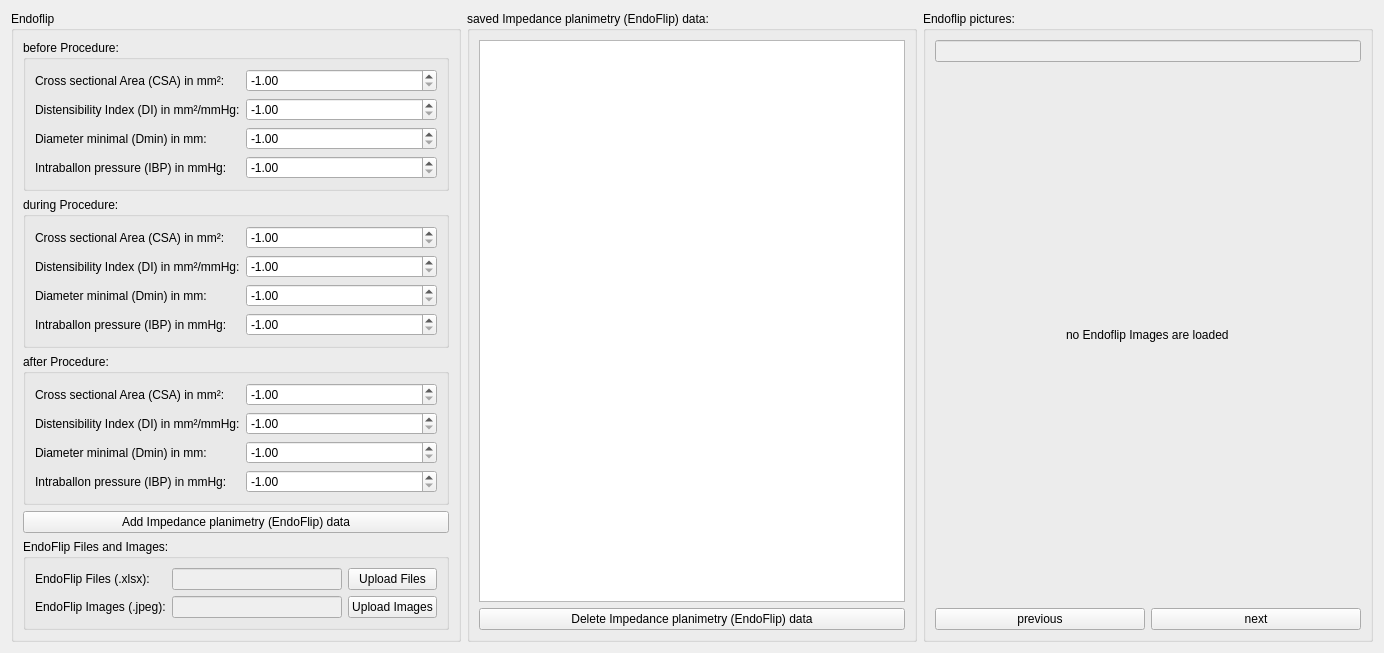
          <widget class="QWidget" name="endoflip">
           <property name="geometry">
            <rect>
             <x>0</x>
             <y>0</y>
             <width>1384</width>
             <height>649</height>
            </rect>
           </property>
           <attribute name="label">
            <string>Impedance planimetry (EndoFlip)</string>
           </attribute>
           <layout class="QGridLayout" name="gridLayout_46">
            <item row="0" column="1">
             <widget class="QGroupBox" name="groupBox_33">
              <property name="title">
               <string>saved Impedance planimetry (EndoFlip) data:</string>
              </property>
              <layout class="QGridLayout" name="gridLayout_42">
               <item row="0" column="0">
                <widget class="QTextEdit" name="endoflip_text">
                 <property name="readOnly">
                  <bool>true</bool>
                 </property>
                </widget>
               </item>
               <item row="1" column="0">
                <widget class="QPushButton" name="manometrie_delete_button_5">
                 <property name="text">
                  <string>Delete Impedance planimetry (EndoFlip) data</string>
                 </property>
                </widget>
               </item>
              </layout>
             </widget>
            </item>
            <item row="0" column="2">
             <widget class="QGroupBox" name="groupBox_41">
              <property name="title">
               <string>Endoflip pictures:</string>
              </property>
              <layout class="QGridLayout" name="gridLayout_66">
               <item row="1" column="0">
                <widget class="QLineEdit" name="lineEdit_2">
                 <property name="enabled">
                  <bool>false</bool>
                 </property>
                </widget>
               </item>
               <item row="3" column="0">
                <layout class="QHBoxLayout" name="horizontalLayout_14">
                 <item>
                  <widget class="QPushButton" name="endoflip_previous_button">
                   <property name="text">
                    <string>previous</string>
                   </property>
                  </widget>
                 </item>
                 <item>
                  <widget class="QPushButton" name="endoflip_next_button">
                   <property name="text">
                    <string>next</string>
                   </property>
                  </widget>
                 </item>
                </layout>
               </item>
               <item row="2" column="0" alignment="Qt::AlignHCenter">
                <widget class="QLabel" name="label_81">
                 <property name="sizePolicy">
                  <sizepolicy hsizetype="Preferred" vsizetype="Expanding">
                   <horstretch>0</horstretch>
                   <verstretch>0</verstretch>
                  </sizepolicy>
                 </property>
                 <property name="text">
                  <string>no Endoflip Images are loaded</string>
                 </property>
                </widget>
               </item>
              </layout>
             </widget>
            </item>
            <item row="0" column="0">
             <widget class="QGroupBox" name="groupBox_32">
              <property name="sizePolicy">
               <sizepolicy hsizetype="Preferred" vsizetype="Preferred">
                <horstretch>0</horstretch>
                <verstretch>0</verstretch>
               </sizepolicy>
              </property>
              <property name="title">
               <string>Endoflip</string>
              </property>
              <layout class="QGridLayout" name="gridLayout_88">
               <item row="0" column="0">
                <widget class="QGroupBox" name="groupBox_10">
                 <property name="title">
                  <string>before Procedure:</string>
                 </property>
                 <layout class="QGridLayout" name="gridLayout_62">
                  <item row="0" column="0">
                   <layout class="QGridLayout" name="gridLayout_41">
                    <item row="1" column="1">
                     <widget class="QDoubleSpinBox" name="endflip_before_csa_spin">
                      <property name="minimum">
                       <double>-1.000000000000000</double>
                      </property>
                      <property name="maximum">
                       <double>200.000000000000000</double>
                      </property>
                      <property name="value">
                       <double>-1.000000000000000</double>
                      </property>
                     </widget>
                    </item>
                    <item row="3" column="0">
                     <widget class="QLabel" name="label_76">
                      <property name="text">
                       <string>Diameter minimal (Dmin) in mm:</string>
                      </property>
                     </widget>
                    </item>
                    <item row="2" column="1">
                     <widget class="QDoubleSpinBox" name="endflip_before_di_spin">
                      <property name="minimum">
                       <double>-1.000000000000000</double>
                      </property>
                      <property name="maximum">
                       <double>15.000000000000000</double>
                      </property>
                      <property name="value">
                       <double>-1.000000000000000</double>
                      </property>
                     </widget>
                    </item>
                    <item row="2" column="0">
                     <widget class="QLabel" name="label_71">
                      <property name="text">
                       <string>Distensibility Index (DI) in mm²/mmHg:</string>
                      </property>
                     </widget>
                    </item>
                    <item row="3" column="1">
                     <widget class="QDoubleSpinBox" name="endflip_before_dmin_spin">
                      <property name="minimum">
                       <double>-1.000000000000000</double>
                      </property>
                      <property name="maximum">
                       <double>15.000000000000000</double>
                      </property>
                      <property name="value">
                       <double>-1.000000000000000</double>
                      </property>
                     </widget>
                    </item>
                    <item row="4" column="0">
                     <widget class="QLabel" name="label_66">
                      <property name="text">
                       <string>Intraballon pressure (IBP) in mmHg:</string>
                      </property>
                     </widget>
                    </item>
                    <item row="4" column="1">
                     <widget class="QDoubleSpinBox" name="endflip_before_ibp_spin">
                      <property name="minimum">
                       <double>-1.000000000000000</double>
                      </property>
                      <property name="maximum">
                       <double>100.000000000000000</double>
                      </property>
                      <property name="value">
                       <double>-1.000000000000000</double>
                      </property>
                     </widget>
                    </item>
                    <item row="1" column="0">
                     <widget class="QLabel" name="label_28">
                      <property name="text">
                       <string>Cross sectional Area (CSA) in mm²:</string>
                      </property>
                     </widget>
                    </item>
                   </layout>
                  </item>
                 </layout>
                </widget>
               </item>
               <item row="1" column="0">
                <widget class="QGroupBox" name="groupBox_11">
                 <property name="title">
                  <string>during Procedure:</string>
                 </property>
                 <layout class="QGridLayout" name="gridLayout_67">
                  <item row="0" column="0">
                   <layout class="QGridLayout" name="gridLayout_60">
                    <item row="1" column="1">
                     <widget class="QDoubleSpinBox" name="endflip_during_csa_spin">
                      <property name="minimum">
                       <double>-1.000000000000000</double>
                      </property>
                      <property name="maximum">
                       <double>200.000000000000000</double>
                      </property>
                      <property name="value">
                       <double>-1.000000000000000</double>
                      </property>
                     </widget>
                    </item>
                    <item row="3" column="0">
                     <widget class="QLabel" name="label_77">
                      <property name="text">
                       <string>Diameter minimal (Dmin) in mm:</string>
                      </property>
                     </widget>
                    </item>
                    <item row="2" column="1">
                     <widget class="QDoubleSpinBox" name="endflip_during_di_spin">
                      <property name="minimum">
                       <double>-1.000000000000000</double>
                      </property>
                      <property name="maximum">
                       <double>15.000000000000000</double>
                      </property>
                      <property name="value">
                       <double>-1.000000000000000</double>
                      </property>
                     </widget>
                    </item>
                    <item row="2" column="0">
                     <widget class="QLabel" name="label_74">
                      <property name="text">
                       <string>Distensibility Index (DI) in mm²/mmHg:</string>
                      </property>
                     </widget>
                    </item>
                    <item row="3" column="1">
                     <widget class="QDoubleSpinBox" name="endflip_during_dmin_spin">
                      <property name="minimum">
                       <double>-1.000000000000000</double>
                      </property>
                      <property name="maximum">
                       <double>15.000000000000000</double>
                      </property>
                      <property name="value">
                       <double>-1.000000000000000</double>
                      </property>
                     </widget>
                    </item>
                    <item row="4" column="0">
                     <widget class="QLabel" name="label_75">
                      <property name="text">
                       <string>Intraballon pressure (IBP) in mmHg:</string>
                      </property>
                     </widget>
                    </item>
                    <item row="4" column="1">
                     <widget class="QDoubleSpinBox" name="endflip_during_ibp_spin">
                      <property name="minimum">
                       <double>-1.000000000000000</double>
                      </property>
                      <property name="maximum">
                       <double>100.000000000000000</double>
                      </property>
                      <property name="value">
                       <double>-1.000000000000000</double>
                      </property>
                     </widget>
                    </item>
                    <item row="1" column="0">
                     <widget class="QLabel" name="label_29">
                      <property name="text">
                       <string>Cross sectional Area (CSA) in mm²:</string>
                      </property>
                     </widget>
                    </item>
                   </layout>
                  </item>
                 </layout>
                </widget>
               </item>
               <item row="2" column="0">
                <widget class="QGroupBox" name="groupBox_17">
                 <property name="title">
                  <string>after Procedure:</string>
                 </property>
                 <layout class="QGridLayout" name="gridLayout_76">
                  <item row="0" column="0">
                   <layout class="QGridLayout" name="gridLayout_79">
                    <item row="1" column="1">
                     <widget class="QDoubleSpinBox" name="endflip_after_csa_spin">
                      <property name="minimum">
                       <double>-1.000000000000000</double>
                      </property>
                      <property name="maximum">
                       <double>200.000000000000000</double>
                      </property>
                      <property name="value">
                       <double>-1.000000000000000</double>
                      </property>
                     </widget>
                    </item>
                    <item row="3" column="0">
                     <widget class="QLabel" name="label_87">
                      <property name="text">
                       <string>Diameter minimal (Dmin) in mm:</string>
                      </property>
                     </widget>
                    </item>
                    <item row="2" column="1">
                     <widget class="QDoubleSpinBox" name="endflip_after_di_spin">
                      <property name="minimum">
                       <double>-1.000000000000000</double>
                      </property>
                      <property name="maximum">
                       <double>15.000000000000000</double>
                      </property>
                      <property name="value">
                       <double>-1.000000000000000</double>
                      </property>
                     </widget>
                    </item>
                    <item row="2" column="0">
                     <widget class="QLabel" name="label_89">
                      <property name="text">
                       <string>Distensibility Index (DI) in mm²/mmHg:</string>
                      </property>
                     </widget>
                    </item>
                    <item row="3" column="1">
                     <widget class="QDoubleSpinBox" name="endflip_after_dmin_spin">
                      <property name="minimum">
                       <double>-1.000000000000000</double>
                      </property>
                      <property name="maximum">
                       <double>15.000000000000000</double>
                      </property>
                      <property name="value">
                       <double>-1.000000000000000</double>
                      </property>
                     </widget>
                    </item>
                    <item row="4" column="0">
                     <widget class="QLabel" name="label_90">
                      <property name="text">
                       <string>Intraballon pressure (IBP) in mmHg:</string>
                      </property>
                     </widget>
                    </item>
                    <item row="4" column="1">
                     <widget class="QDoubleSpinBox" name="endflip_after_ibp_spin">
                      <property name="minimum">
                       <double>-1.000000000000000</double>
                      </property>
                      <property name="maximum">
                       <double>100.000000000000000</double>
                      </property>
                      <property name="value">
                       <double>-1.000000000000000</double>
                      </property>
                     </widget>
                    </item>
                    <item row="1" column="0">
                     <widget class="QLabel" name="label_30">
                      <property name="text">
                       <string>Cross sectional Area (CSA) in mm²:</string>
                      </property>
                     </widget>
                    </item>
                   </layout>
                  </item>
                 </layout>
                </widget>
               </item>
               <item row="4" column="0">
                <widget class="QGroupBox" name="groupBox_39">
                 <property name="title">
                  <string>EndoFlip Files and Images:</string>
                 </property>
                 <layout class="QGridLayout" name="gridLayout_80">
                  <item row="1" column="0">
                   <layout class="QGridLayout" name="gridLayout_87">
                    <item row="0" column="1">
                     <widget class="QLineEdit" name="endoflip_file_text">
                      <property name="enabled">
                       <bool>false</bool>
                      </property>
                      <property name="readOnly">
                       <bool>true</bool>
                      </property>
                     </widget>
                    </item>
                    <item row="0" column="0">
                     <widget class="QLabel" name="label_99">
                      <property name="text">
                       <string>EndoFlip Files (.xlsx):</string>
                      </property>
                     </widget>
                    </item>
                    <item row="0" column="2">
                     <widget class="QPushButton" name="endoflip_file_upload_button">
                      <property name="text">
                       <string>Upload Files</string>
                      </property>
                     </widget>
                    </item>
                    <item row="1" column="0">
                     <widget class="QLabel" name="label_55">
                      <property name="text">
                       <string>EndoFlip Images (.jpeg):</string>
                      </property>
                     </widget>
                    </item>
                    <item row="1" column="1">
                     <widget class="QLineEdit" name="endoflip_image_text">
                      <property name="enabled">
                       <bool>false</bool>
                      </property>
                     </widget>
                    </item>
                    <item row="1" column="2">
                     <widget class="QPushButton" name="endoflip_image_upload_button">
                      <property name="text">
                       <string>Upload Images</string>
                      </property>
                     </widget>
                    </item>
                   </layout>
                  </item>
                 </layout>
                </widget>
               </item>
               <item row="3" column="0">
                <widget class="QPushButton" name="add_endoflip_button">
                 <property name="text">
                  <string>Add Impedance planimetry (EndoFlip) data</string>
                 </property>
                </widget>
               </item>
              </layout>
             </widget>
            </item>
           </layout>
          </widget>
